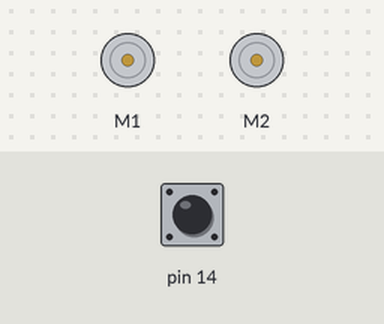
Bench run of a sketch on a simulated Arduino Leonardo, built with avr-gcc and run on an emulated ATmega32U4. Parts: 2 × DC motor (green arrow = forward, orange = backward, longer = faster). Inputs (shaded band) come from the test bench; at power-on: pin 14 HIGH.

Above: at 0.8 s.
0.9 s: pin 14 pulled LOW for 0.15 s
At 1.4 s:
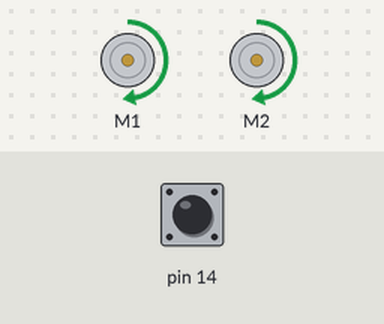
At 1.76 s:
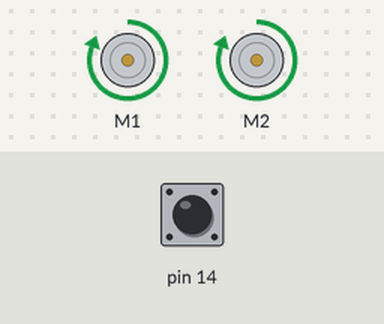
Timing chart, 0 to 3.9 s (numbered marks = the images above; inputs shaded):
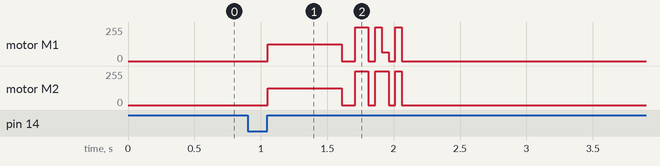

The sketch:

zumo_line_player.ino
```cpp
#include <Wire.h>
#include <Zumo32U4.h>

// This is the maximum speed the motors will be allowed to turn.
// A maxSpeed of 400 lets the motors go at top speed.  Decrease
// this value to impose a speed limit.
Zumo32U4Motors motors;
Zumo32U4ButtonA buttonA;
int steps[]={200,200,200,200,200,200,200,200,200,200,200,200,200,200,200,200,200,200,200,200,200,200};
void setup() {
  // put your setup code here, to run once:
  Serial1.begin(9600);
  buttonA.waitForButton();
}

void loop() {
  static int i=0;
  if(i<sizeof(steps))
  motors.setSpeeds(steps[i++], steps[i++]);
  else
  motors.setSpeeds(0, 0);
  delay(50);
}
```

Measured:
- after the input at 0.9 s, motor M2: stopped → forward 127/255 after 0.15 s, → stopped 0.56 s later, → forward 255/255 0.10 s later, → stopped 0.25 s later
